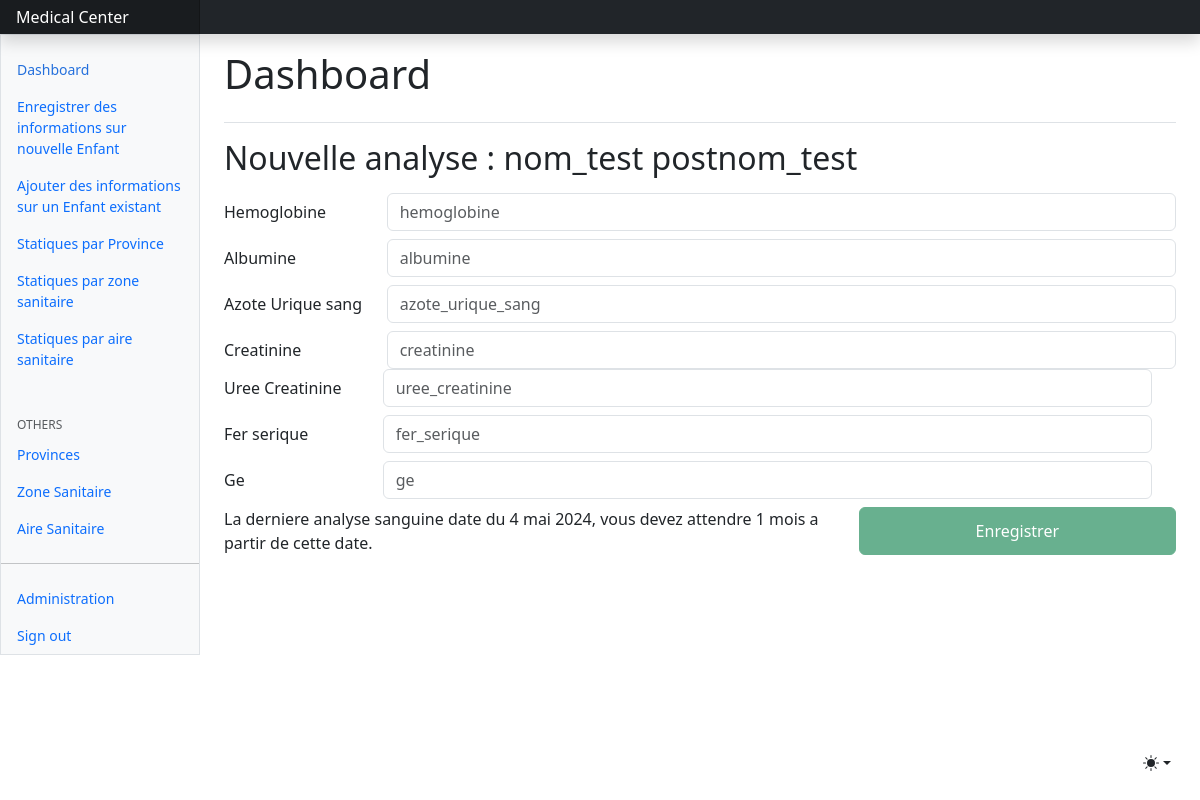
Screenshot of /index/Enfant/6/analyse-sanguine/add/ with the database file from the repository.
### core/models.py (models this page shows, shortened)
class Enfant(models.Model):
    code_id = models.BigAutoField(primary_key=True)
    SEX = {
        'M': 'Masculin',
        'F': 'Feminin'
    }
    nom = models.CharField(max_length=25, null=True)
    postnom = models.CharField(max_length=25, null=False)
    prenom = models.CharField(max_length=25, null=True)
    sex = models.CharField(choices=SEX, max_length=10)
    date_naissance = models.DateField(blank=True,null=True)
    jour = models.IntegerField(null=False, blank=True)
    mois = models.IntegerField(null=False, blank=True)
    annee = models.IntegerField(null=False, blank=True)
    age_en_mois = models.IntegerField(null=True, blank=True)
    age_en_annee = models.IntegerField(null=False, blank=True)
    age_en_annee_mois = models.CharField(max_length=30, null=True, blank=True)
    age_en_annee_mois_jour = models.CharField(max_length=30, null=True, blank=True)
    age_inconnu = models.CharField(max_length=20, choices=OK)
    avenue = models.CharField(max_length=20, null=False)
    quartier = models.CharField(max_length=50, null=False)
    commune = models.CharField(max_length=20, null=True)
    ville = models.CharField(max_length=20, null=True)
    code_aire = models.ForeignKey(AireSanitaire, on_delete=models.CASCADE, null=True, blank=True)

class AnalyseSanguine(models.Model):
    date = models.DateField(null=False, auto_now_add=True)
    annee = models.IntegerField(null=False)
    mois = models.IntegerField(null=True)
    hemoglobine = models.FloatField(null=False)
    albumine = models.FloatField(null=False)
    azote_urique_sang = models.FloatField(null=False)
    creatinine = models.FloatField(null=False)
    uree_creatinine = models.FloatField(null=False)
    fer_serique = models.FloatField(null=False)
    ge = models.CharField(null=True, max_length=20)
    code_aire = models.ForeignKey(AireSanitaire, on_delete=models.CASCADE)
    code_id = models.ForeignKey(Enfant, on_delete=models.CASCADE)

### core/views.py (the view, shortened to what this page needs)
# urls.py: path("index/Enfant/<int:pk>/analyse-sanguine/add/",analyse_sanguine_create, name="analyse_sanguine_create"),
def analyse_sanguine_create(request,pk):
    view ="Nouvelle analyse"
    enfant = Enfant.objects.get(pk=pk)
    form = AnalyseSanguineForm()
    analyse_sanguine_last = AnalyseSanguine.objects.filter(code_id = enfant).last()
    if analyse_sanguine_last:
        if date_actuelle.month > analyse_sanguine_last.date.month:
            if date_actuelle.day >= analyse_sanguine_last.date.day:
                permis=True
            else:
                permis= False
        else:
            permis=False
    else:
        permis=True
    context ={
        'form':form,
        'enfant':enfant,
        'view':view,
        'analyse_sanguine_last':analyse_sanguine_last,
        'permis':permis,
    }
    return render(request,'analyse_sanguine_create.html',context)

### core/forms.py
class AnalyseSanguineForm(forms.ModelForm):
    class Meta:
        model = AnalyseSanguine
        fields = [ 'hemoglobine', 'albumine', 'azote_urique_sang', 'creatinine', 'uree_creatinine','fer_serique', 'ge']
    def __init__(self, *args, **kwargs):
        super().__init__(*args, **kwargs)
        self.fields['hemoglobine'].widget.attrs.update({'class':'form-control','placeholder':'hemoglobine'})
        self.fields['albumine'].widget.attrs.update({'class':'form-control','placeholder':'albumine'})
        self.fields['azote_urique_sang'].widget.attrs.update({'class':'form-control','placeholder':'azote_urique_sang'})
        self.fields['creatinine'].widget.attrs.update({'class':'form-control','placeholder':'creatinine'})
        self.fields['uree_creatinine'].widget.attrs.update({'class':'form-control','placeholder':'uree_creatinine'})
        self.fields['fer_serique'].widget.attrs.update({'class':'form-control','placeholder':'fer_serique'})
        self.fields['ge'].widget.attrs.update({'class':'form-control','placeholder':'ge'})

### core/templates/analyse_sanguine_create.html (shortened to what this page needs)
{% extends "index.html" %}
{% block content %}
<h2 class="mb-3">{{view}} : {{enfant.nom}} {{enfant.postnom}}</h2>
<form method ='post'>
    <div class="form-group row mb-2">
      <label for="{{form.hemoglobine.id_for_label}}" class="col-sm-2 col-form-label">Hemoglobine</label>
      <div class="col-sm-10">
        {{form.hemoglobine}}
      </div>
    </div>
    <div class="form-group row mb-2">
      <label for="{{form.albumine.id_for_label}}" class="col-sm-2 col-form-label">Albumine</label>
      <div class="col-sm-10">
        {{form.albumine}}
      </div>
    </div>
    <div class="form-group row mb-2">
        <label for="{{form.azote_urique_sang.id_for_label}}" class="col-sm-2 col-form-label">Azote Urique sang</label>
        <div class="col-sm-10">
          {{form.azote_urique_sang}}
        </div>
    </div>
    <div class="form-group row mb-2">
        <label for="{{form.creatinine.id_for_label}}" class="col-sm-2 col-form-label">Creatinine</label>
        <div class="col-sm-10">
          {{form.creatinine}}
        </div>
        <div class="form-group row mb-2">
          <label for="{{form.uree_creatinine.id_for_label}}" class="col-sm-2 col-form-label">Uree Creatinine</label>
          <div class="col-sm-10">
            {{form.uree_creatinine}}
          </div>
    </div>
    <div class="form-group row mb-2">
        <label for="{{form.fer_serique.id_for_label}}" class="col-sm-2 col-form-label">Fer serique</label>
        <div class="col-sm-10">
          {{form.fer_serique}}
        </div>
</div>
<div class="form-group row mb-2">
    <label for="{{form.ge.id_for_label}}" class="col-sm-2 col-form-label">Ge</label>
    <div class="col-sm-10">
      {{form.ge}}
    </div>
</div>
    <div
        class="container"
    >
        <div class="row  ">
            <div class="d-flex   justify-content-center col">
              {% if permis %}
              <button type="submit" class="btn btn-success">
                Enregistrer
              </button>
              {% else %}
              <div class='col'>
              La derniere analyse sanguine date du {{analyse_sanguine_last.date}}, vous devez attendre 1 mois a partir de cette date.
              </div>
              <button type="submit" class=" col-4 btn btn-success disabled">
                Enregistrer
              </button>
              {% endif %}
            </div>
        </div>
    </div>
</form>
{% endblock content %}

### rows the page displays
Enfant: nom "nom_test", postnom "postnom_test"
AnalyseSanguine: date "4 mai 2024"

### other values shown
{{ view }} "Nouvelle analyse"
